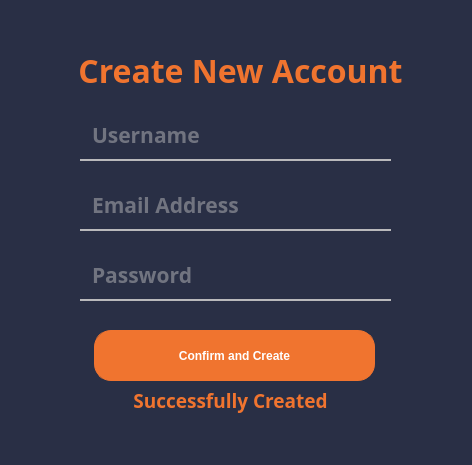
<?xml version="1.0" encoding="UTF-8"?>
<ui version="4.0">
 <class>CreateNewAccount</class>
 <widget class="QMainWindow" name="CreateNewAccount">
  <property name="geometry">
   <rect>
    <x>0</x>
    <y>0</y>
    <width>472</width>
    <height>465</height>
   </rect>
  </property>
  <property name="minimumSize">
   <size>
    <width>472</width>
    <height>464</height>
   </size>
  </property>
  <property name="maximumSize">
   <size>
    <width>472</width>
    <height>465</height>
   </size>
  </property>
  <property name="windowTitle">
   <string>Create New Account</string>
  </property>
  <property name="windowIcon">
   <iconset>
    <normaloff>Resources/icons/create_acc.ico</normaloff>Resources/icons/create_acc.ico</iconset>
  </property>
  <property name="styleSheet">
   <string notr="true">QWidget
{
	background-color: #292f45;
	color: #000000;
	border-color: #000000;

}</string>
  </property>
  <widget class="QWidget" name="centralwidget">
   <widget class="QLineEdit" name="username_crtnewacc_lineedit">
    <property name="geometry">
     <rect>
      <x>80</x>
      <y>110</y>
      <width>311</width>
      <height>51</height>
     </rect>
    </property>
    <property name="font">
     <font>
      <family>Verdana Pro Semibold</family>
      <pointsize>16</pointsize>
      <weight>75</weight>
      <bold>true</bold>
     </font>
    </property>
    <property name="styleSheet">
     <string notr="true">QLineEdit{
	background-color: Transparent;
	color: #b9b9bb;
	font-weight: bold;
	border-style: solid;
	border-width: 2px;
	border-top: 0px;
	border-left: 0px;
	border-right: 0px;
	border-color: #b9b9bb;
	padding: 10px;

}</string>
    </property>
    <property name="placeholderText">
     <string>Username</string>
    </property>
   </widget>
   <widget class="QLineEdit" name="usermail_crtnewacc_lineedit">
    <property name="geometry">
     <rect>
      <x>80</x>
      <y>180</y>
      <width>311</width>
      <height>51</height>
     </rect>
    </property>
    <property name="font">
     <font>
      <family>Verdana Pro Semibold</family>
      <pointsize>16</pointsize>
      <weight>75</weight>
      <bold>true</bold>
     </font>
    </property>
    <property name="styleSheet">
     <string notr="true">QLineEdit{
	background-color: Transparent;
	color: #b9b9bb;
	font-weight: bold;
	border-style: solid;
	border-width: 2px;
	border-top: 0px;
	border-left: 0px;
	border-right: 0px;
	border-color: #b9b9bb;
	padding: 10px;

}</string>
    </property>
    <property name="placeholderText">
     <string>Email Address</string>
    </property>
   </widget>
   <widget class="QLineEdit" name="password_crtnewacc_linedit">
    <property name="geometry">
     <rect>
      <x>80</x>
      <y>250</y>
      <width>311</width>
      <height>51</height>
     </rect>
    </property>
    <property name="font">
     <font>
      <family>Verdana Pro Semibold</family>
      <pointsize>16</pointsize>
      <weight>75</weight>
      <bold>true</bold>
     </font>
    </property>
    <property name="styleSheet">
     <string notr="true">QLineEdit{
	background-color: Transparent;
	color: #b9b9bb;
	font-weight: bold;
	border-style: solid;
	border-width: 2px;
	border-top: 0px;
	border-left: 0px;
	border-right: 0px;
	border-color: #b9b9bb;
	padding: 10px;

}</string>
    </property>
    <property name="placeholderText">
     <string>Password</string>
    </property>
   </widget>
   <widget class="QPushButton" name="createnewaccconfirm_btn">
    <property name="geometry">
     <rect>
      <x>94</x>
      <y>330</y>
      <width>281</width>
      <height>51</height>
     </rect>
    </property>
    <property name="styleSheet">
     <string notr="true">QPushButton
{
	background-color: #f0742f;
	color: #fff;
	font-weight: bold;
	border-style: solid;
	border-width: 1px;
	border-radius: 17px;
	border-color: #f0742f;
	padding: 10px;

}


QPushButton::hover
{
	background-color: #fc7c11;
	color: #fff;

}


QPushButton::pressed
{
	background-color: #ff6b35;
	color: #fff;

}</string>
    </property>
    <property name="text">
     <string>Confirm and Create</string>
    </property>
   </widget>
   <widget class="QLabel" name="createNewAcc_label">
    <property name="geometry">
     <rect>
      <x>60</x>
      <y>50</y>
      <width>361</width>
      <height>41</height>
     </rect>
    </property>
    <property name="font">
     <font>
      <family>Verdana Pro Semibold</family>
      <pointsize>24</pointsize>
      <weight>75</weight>
      <bold>true</bold>
     </font>
    </property>
    <property name="styleSheet">
     <string notr="true">QLabel
{
	background-color: Transparent;
	color:#f0742f;
	border-color: #000000;

}</string>
    </property>
    <property name="text">
     <string>Create New Account</string>
    </property>
    <property name="alignment">
     <set>Qt::AlignCenter</set>
    </property>
   </widget>
   <widget class="QLabel" name="saved_label">
    <property name="geometry">
     <rect>
      <x>50</x>
      <y>380</y>
      <width>361</width>
      <height>41</height>
     </rect>
    </property>
    <property name="font">
     <font>
      <family>Verdana Pro Semibold</family>
      <pointsize>14</pointsize>
      <weight>75</weight>
      <bold>true</bold>
     </font>
    </property>
    <property name="styleSheet">
     <string notr="true">QLabel
{
	background-color: Transparent;
	color:#f0742f;
	border-color: #000000;

}</string>
    </property>
    <property name="text">
     <string>Successfully Created</string>
    </property>
    <property name="alignment">
     <set>Qt::AlignCenter</set>
    </property>
   </widget>
  </widget>
  <widget class="QMenuBar" name="menubar">
   <property name="geometry">
    <rect>
     <x>0</x>
     <y>0</y>
     <width>472</width>
     <height>21</height>
    </rect>
   </property>
  </widget>
  <widget class="QStatusBar" name="statusbar"/>
 </widget>
 <resources/>
 <connections/>
</ui>
